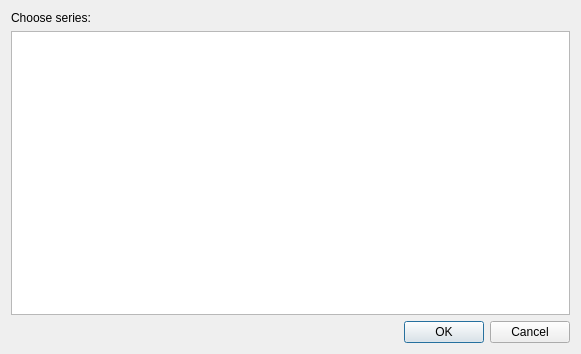
<ui version="4.0" >
 <class>SeriesList</class>
 <widget class="QDialog" name="SeriesList" >
  <property name="geometry" >
   <rect>
    <x>0</x>
    <y>0</y>
    <width>581</width>
    <height>354</height>
   </rect>
  </property>
  <property name="windowTitle" >
   <string>Dialog</string>
  </property>
  <layout class="QHBoxLayout" >
   <item>
    <layout class="QVBoxLayout" >
     <item>
      <widget class="QLabel" name="label" >
       <property name="text" >
        <string>Choose series:</string>
       </property>
      </widget>
     </item>
     <item>
      <widget class="QTableView" name="tableView" />
     </item>
     <item>
      <widget class="QDialogButtonBox" name="buttonBox" >
       <property name="orientation" >
        <enum>Qt::Horizontal</enum>
       </property>
       <property name="standardButtons" >
        <set>QDialogButtonBox::Cancel|QDialogButtonBox::NoButton|QDialogButtonBox::Ok</set>
       </property>
      </widget>
     </item>
    </layout>
   </item>
  </layout>
 </widget>
 <resources/>
 <connections>
  <connection>
   <sender>buttonBox</sender>
   <signal>accepted()</signal>
   <receiver>SeriesList</receiver>
   <slot>accept()</slot>
   <hints>
    <hint type="sourcelabel" >
     <x>248</x>
     <y>254</y>
    </hint>
    <hint type="destinationlabel" >
     <x>157</x>
     <y>274</y>
    </hint>
   </hints>
  </connection>
  <connection>
   <sender>buttonBox</sender>
   <signal>rejected()</signal>
   <receiver>SeriesList</receiver>
   <slot>reject()</slot>
   <hints>
    <hint type="sourcelabel" >
     <x>316</x>
     <y>260</y>
    </hint>
    <hint type="destinationlabel" >
     <x>286</x>
     <y>274</y>
    </hint>
   </hints>
  </connection>
 </connections>
</ui>
